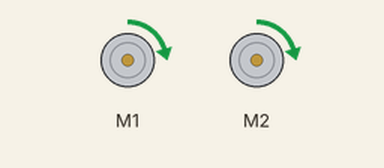
The program below on a simulated BBC micro:bit (MakeCode). Parts: 2 × DC motor (green arrow = forward, orange = backward, longer = faster).

Above: at 0.5 s.
At 4.0 s:
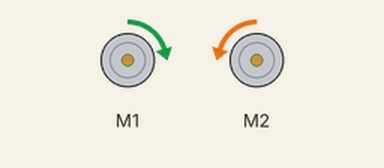
Timing chart, 0 to 5.5 s (numbered marks = the images above):
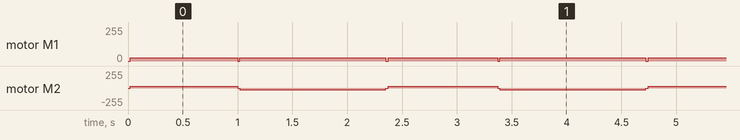

Measured:
- by itself, motor M1: repeats every 2.4 s: stopped 0.02 s, forward 25/255 1.3 s, stopped 0.02 s, forward 25/255 1.0 s
- by itself, motor M2: repeats every 2.4 s: stopped 0.02 s, backward 25/255 1.3 s, stopped 0.02 s, forward 25/255 1.0 s

The program:

main.ts
```typescript
basic.forever(function () {
    maqueen.motorRun(maqueen.Motors.All, maqueen.Dir.CW, 25)
    basic.pause(1000)
    maqueen.motorStop(maqueen.Motors.All)
    maqueen.motorRun(maqueen.Motors.M1, maqueen.Dir.CW, 25)
    maqueen.motorRun(maqueen.Motors.M2, maqueen.Dir.CCW, 25)
    basic.pause(1350)
    maqueen.motorStop(maqueen.Motors.All)
})
```

test.ts
```typescript
// tests gaan hier; deze zal niet worden gecompileerd wanneer dit pakket wordt gebruikt als extensie.
```
